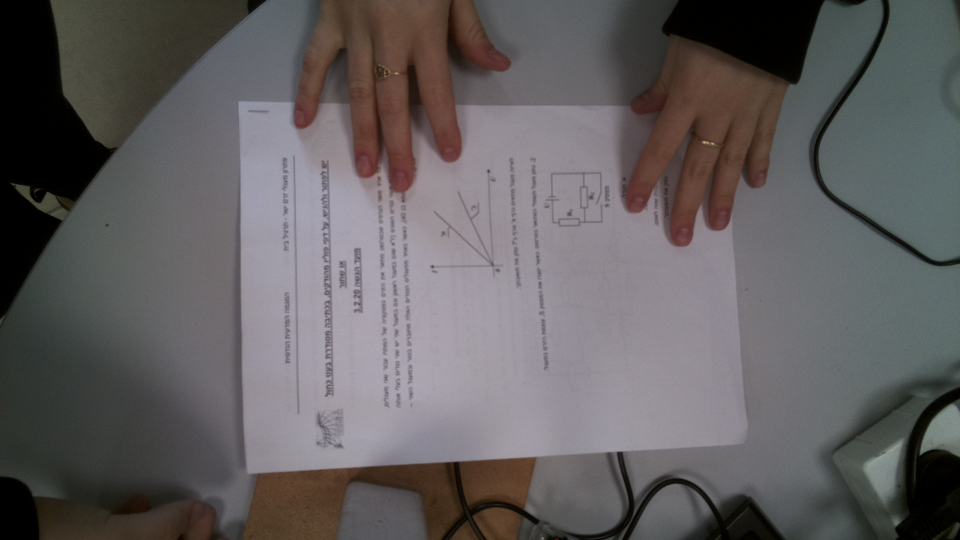
#> input picture photos/naama.jpg, 1920 x 1080 px, given in place of img1.jpg, which was not available (shown at 1/2 size)
$ python main.py
#> lines starting #> are read from the running program, lines starting #| are printed output that depends on the picture; pictures that were not available may be replaced by others from this repository, and a replacement may not be noted
### proccessing_func.py
import numpy as np
import cv2 as cv
import matplotlib.pyplot as plt
from scipy import signal


def pre_proccess(im_path):
#> called with im_path = './photos/img1.jpg'
    imcv = cv.imread(im_path)
#> imcv is the input picture: shape (1080, 1920, 3); mean B, G, R 95.7, 94.6, 98.2

    tmp_img = np.array(cv.resize(imcv, (512, 536)))
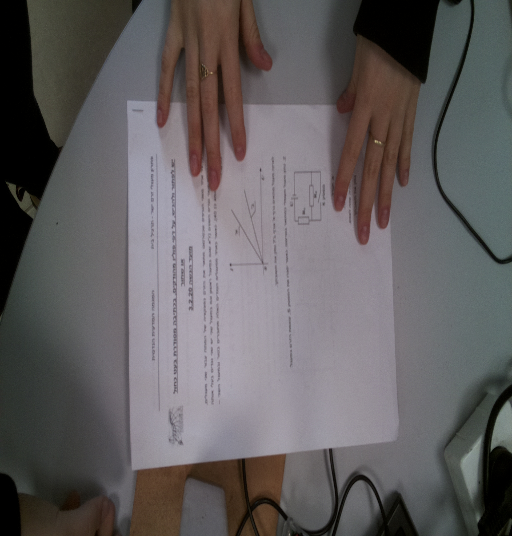
#> tmp_img: shape (536, 512, 3); mean B, G, R 95.6, 94.4, 98

    tmp_img = tmp_img[:, 12:-12, :]
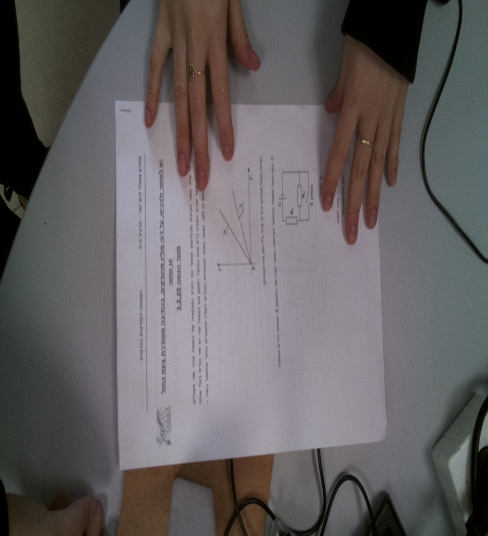
#> tmp_img: shape (536, 488, 3); mean B, G, R 97.9, 96.6, 100.7
    tmp_img = np.rot90(tmp_img)
#> tmp_img: shape (488, 536, 3)

    # switch channels to make RGB
    img = np.zeros(tmp_img.shape)
    img[:, :, 0] = tmp_img[:, :, 2]
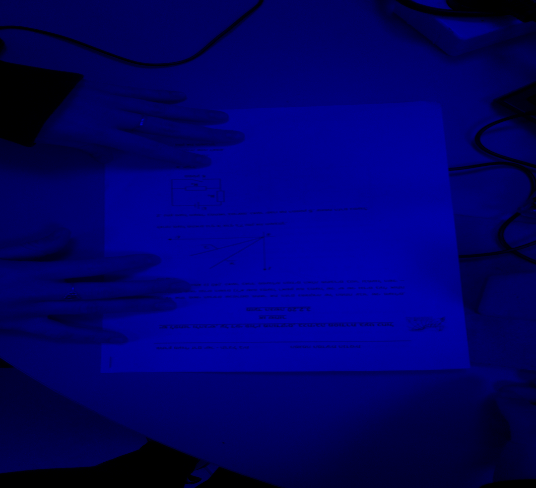
#> img: shape (488, 536, 3) float64; mean B, G, R 100.7, 0, 0
    img[:, :, 2] = tmp_img[:, :, 0]
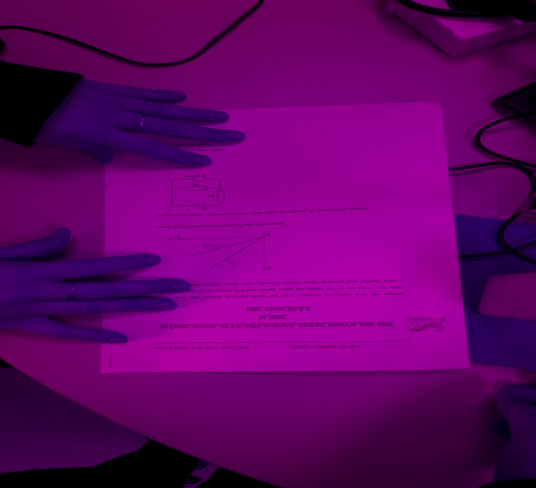
#> img: shape (488, 536, 3) float64; mean B, G, R 100.7, 0, 97.9
    img[:, :, 1] = tmp_img[:, :, 1]

    # make it 0<=>1 insted of 0<=>255: brightest = 1, darkest = 0
    img = img / 255

    return img

def find_sweemerts(img, verbus=False):
#> called with verbus = False
    im_hight = img.shape[0]
#> im_hight = 488
    im_width = img.shape[1]
#> im_width = 536
    # show image
    if verbus:
        plt.imshow(img)
        plt.suptitle('FirstImg')
        plt.show()

    # ## correlation

    # get red channel
    im_red = img[:,:,0]
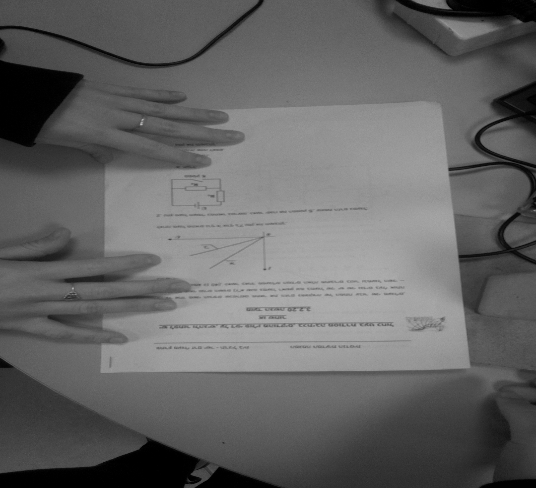
#> im_red: shape (488, 536) float64; min 0, max 0.729, mean 0.395
    # normelize channel: mean=avarange
    im_red_norm = np.abs(im_red - im_red.mean())
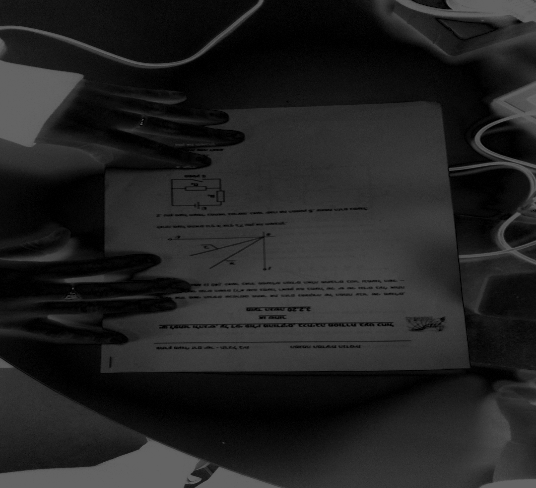
#> im_red_norm: shape (488, 536) float64; min 0.00107, max 0.395, mean 0.134
    # correlation
    template = np.ones((im_red_norm.shape[1],1))
#> template = 536 values from 1 to 1
    cor_im = signal.correlate2d(im_red_norm, template, boundary='symm', mode='same')
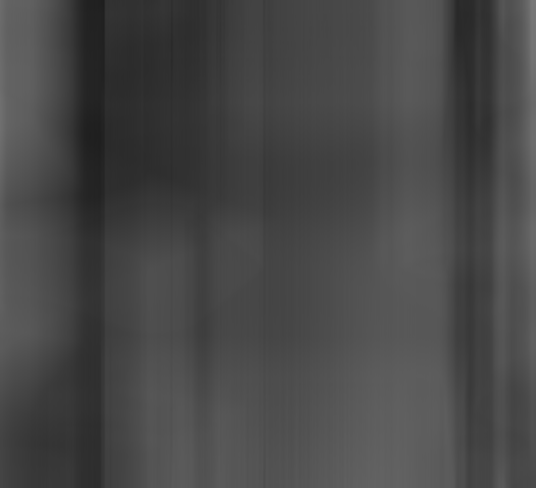
#> cor_im: shape (488, 536) float64; min 30.64, max 120.4, mean 72
    if verbus:
        plt.imshow(cor_im)
        plt.suptitle('CorImg')
        plt.show()


    # ## find line locations

    # middle hight of the picture
    cor_middle = cor_im[im_hight//2,:]
#> cor_middle = 536 values, max 104.9 at index 532, min 48.61 at index 94, mean 74.88
    #  find maximum peaks: distance between peaks
    line_locs, _ = signal.find_peaks(cor_middle, distance=60) #, threshold=None, prominence=None, width=None, wlen=None, rel_height=0.5, plateau_size=None)
#> line_locs = [13, 113, 174, 244, 349, 411, 532]
    # show red 'x' in maximums
    if verbus:
        plt.plot(line_locs, cor_middle[line_locs], "rx")


    # ## sweemers width locs

    sweemers_width = []
    for i in range(1,len(line_locs)):
        loc = (line_locs[i]+line_locs[i-1])/2
        sweemers_width.append(int(np.round(loc)))
#> this loop made 6 passes
#> loc on passes 1 to 6: 63, 143.5, 209, 296.5, 380, 471.5
#> after the loop, sweemers_width = [63, 144, 209, 296, 380, 472]
    print(sweemers_width)
#| [63, 144, 209, 296, 380, 472]


    # ## sweemers hight locs

    # set sweemers hight array
    sweemers_hight = np.zeros(len(sweemers_width),np.integer)
#> sweemers_hight = [0, 0, 0, 0, 0, 0]
    # loop sweemers each at any 'i'
    for i in range(len(sweemers_width)):
    #     get sweemer line from image
        sweemer_line = im_red_norm[:,sweemers_width[i]]
    #     loop points in the line: where the sweemer start?
        for j in range(len(sweemer_line)):
    #         check minimum value of the sweemer
            if sweemer_line[j] > 0.2:
                sweemers_hight[i] = j
                break
    #   just show graphs
        if verbus:
            plt.plot(sweemer_line)
            plt.plot(sweemers_hight[i], sweemer_line[sweemers_hight[i]], "rx")
            plt.suptitle('PlaceOnGrafh')
            plt.show()
#> this loop made 6 passes
#> after the loop, sweemers_hight = [36, 63, 43, 202, 0, 0]

    # ## plot result on picture
    print(sweemers_hight)
#| [ 36  63  43 202   0   0]
    box_size = 6
    im_result = img
    for i in range(len(sweemers_width)):
        im_result[sweemers_hight[i]-box_size//2:sweemers_hight[i]+box_size//2, sweemers_width[i]-box_size//2:sweemers_width[i]+box_size//2,:] = 0
#> im_result: shape (488, 536, 3) float64; mean B, G, R 0.395, 0.379, 0.384

    plt.imshow(im_result)
    plt.suptitle('Result')
    plt.show()

### main.py
#from picamera import PiCamera
#from time import sleep
from proccessing_func import *

imgNum=1
photo_dir = './photos/'
photo_name = 'img' + str(imgNum) + '.jpg'
# [6 lines of commented-out code are left out]

img = pre_proccess(photo_dir+photo_name)
find_sweemerts(img, verbus=False)

#for i in range()
	#imgNum=1
	#photo_name = 'img'+`imgNum`+'.jpg'
	#imgNum += 1
